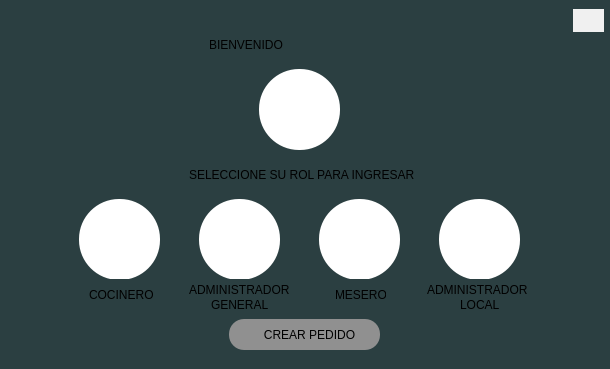
<?xml version="1.0" encoding="UTF-8"?>
<ui version="4.0">
 <class>Dialog</class>
 <widget class="QDialog" name="Dialog">
  <property name="geometry">
   <rect>
    <x>0</x>
    <y>0</y>
    <width>610</width>
    <height>369</height>
   </rect>
  </property>
  <property name="windowTitle">
   <string>Dialog</string>
  </property>
  <widget class="QWidget" name="widget" native="true">
   <property name="geometry">
    <rect>
     <x>-1</x>
     <y>-1</y>
     <width>611</width>
     <height>391</height>
    </rect>
   </property>
   <property name="styleSheet">
    <string notr="true">background-color: rgb(43, 63, 65);</string>
   </property>
   <widget class="QLabel" name="label">
    <property name="geometry">
     <rect>
      <x>210</x>
      <y>30</y>
      <width>191</width>
      <height>31</height>
     </rect>
    </property>
    <property name="styleSheet">
     <string notr="true">background-color: rgb(43, 63, 65);
font:  87 20pt &quot;Arial Black&quot;; color: &quot;white&quot; ;
</string>
    </property>
    <property name="text">
     <string>BIENVENIDO </string>
    </property>
   </widget>
   <widget class="QPushButton" name="btn_cocinero">
    <property name="geometry">
     <rect>
      <x>80</x>
      <y>200</y>
      <width>81</width>
      <height>81</height>
     </rect>
    </property>
    <property name="cursor">
     <cursorShape>PointingHandCursor</cursorShape>
    </property>
    <property name="styleSheet">
     <string notr="true">border-radius: 40px;
background-color: #fff;</string>
    </property>
    <property name="text">
     <string/>
    </property>
    <property name="icon">
     <iconset>
      <normaloff>../../../Imagenes proyecto/-chef.webp</normaloff>../../../Imagenes proyecto/-chef.webp</iconset>
    </property>
    <property name="iconSize">
     <size>
      <width>81</width>
      <height>81</height>
     </size>
    </property>
    <property name="default">
     <bool>false</bool>
    </property>
    <property name="flat">
     <bool>false</bool>
    </property>
   </widget>
   <widget class="QPushButton" name="btn_mesero">
    <property name="geometry">
     <rect>
      <x>320</x>
      <y>200</y>
      <width>81</width>
      <height>81</height>
     </rect>
    </property>
    <property name="cursor">
     <cursorShape>PointingHandCursor</cursorShape>
    </property>
    <property name="styleSheet">
     <string notr="true">border-radius: 40px;
background-color: rgb(255, 255, 255);</string>
    </property>
    <property name="text">
     <string/>
    </property>
    <property name="icon">
     <iconset>
      <normaloff>../../../meserodesign-185162735.png</normaloff>../../../meserodesign-185162735.png</iconset>
    </property>
    <property name="iconSize">
     <size>
      <width>111</width>
      <height>111</height>
     </size>
    </property>
    <property name="default">
     <bool>false</bool>
    </property>
    <property name="flat">
     <bool>false</bool>
    </property>
   </widget>
   <widget class="QPushButton" name="btn_adminLocal">
    <property name="geometry">
     <rect>
      <x>440</x>
      <y>200</y>
      <width>81</width>
      <height>81</height>
     </rect>
    </property>
    <property name="cursor">
     <cursorShape>PointingHandCursor</cursorShape>
    </property>
    <property name="styleSheet">
     <string notr="true">border-radius: 40px;
background-color: rgb(255, 255, 255);</string>
    </property>
    <property name="text">
     <string/>
    </property>
    <property name="icon">
     <iconset>
      <normaloff>../../../AL.png</normaloff>../../../AL.png</iconset>
    </property>
    <property name="iconSize">
     <size>
      <width>85</width>
      <height>100</height>
     </size>
    </property>
    <property name="default">
     <bool>false</bool>
    </property>
    <property name="flat">
     <bool>false</bool>
    </property>
   </widget>
   <widget class="QPushButton" name="btn_adminGeneral">
    <property name="geometry">
     <rect>
      <x>200</x>
      <y>200</y>
      <width>81</width>
      <height>81</height>
     </rect>
    </property>
    <property name="cursor">
     <cursorShape>PointingHandCursor</cursorShape>
    </property>
    <property name="styleSheet">
     <string notr="true">border-radius: 40px;
background-color: rgb(255, 255, 255);</string>
    </property>
    <property name="text">
     <string/>
    </property>
    <property name="icon">
     <iconset>
      <normaloff>../../../imagen.png</normaloff>../../../imagen.png</iconset>
    </property>
    <property name="iconSize">
     <size>
      <width>92</width>
      <height>82</height>
     </size>
    </property>
    <property name="default">
     <bool>false</bool>
    </property>
    <property name="flat">
     <bool>false</bool>
    </property>
   </widget>
   <widget class="QPushButton" name="btn_logo">
    <property name="geometry">
     <rect>
      <x>260</x>
      <y>70</y>
      <width>81</width>
      <height>81</height>
     </rect>
    </property>
    <property name="styleSheet">
     <string notr="true">border-radius: 40px;
background-color: rgb(255, 255, 255);</string>
    </property>
    <property name="text">
     <string/>
    </property>
    <property name="icon">
     <iconset>
      <normaloff>../../../logoalfafood.png</normaloff>../../../logoalfafood.png</iconset>
    </property>
    <property name="iconSize">
     <size>
      <width>111</width>
      <height>111</height>
     </size>
    </property>
    <property name="default">
     <bool>false</bool>
    </property>
    <property name="flat">
     <bool>false</bool>
    </property>
   </widget>
   <widget class="QLabel" name="label_2">
    <property name="geometry">
     <rect>
      <x>190</x>
      <y>160</y>
      <width>241</width>
      <height>31</height>
     </rect>
    </property>
    <property name="styleSheet">
     <string notr="true">background-color: rgb(43, 63, 65);
font:  8 8pt &quot;Arial Black&quot;; color: &quot;white&quot; ;
</string>
    </property>
    <property name="text">
     <string>SELECCIONE SU ROL PARA INGRESAR </string>
    </property>
   </widget>
   <widget class="QLabel" name="label_3">
    <property name="geometry">
     <rect>
      <x>90</x>
      <y>280</y>
      <width>71</width>
      <height>31</height>
     </rect>
    </property>
    <property name="styleSheet">
     <string notr="true">background-color: rgb(43, 63, 65);
font:  8 8pt &quot;Arial Black&quot;; color: &quot;white&quot; ;
</string>
    </property>
    <property name="text">
     <string>COCINERO</string>
    </property>
   </widget>
   <widget class="QLabel" name="label_4">
    <property name="geometry">
     <rect>
      <x>190</x>
      <y>280</y>
      <width>111</width>
      <height>21</height>
     </rect>
    </property>
    <property name="styleSheet">
     <string notr="true">background-color: rgb(43, 63, 65);
font:  8 8pt &quot;Arial Black&quot;; color: &quot;white&quot; ;
</string>
    </property>
    <property name="text">
     <string>ADMINISTRADOR </string>
    </property>
   </widget>
   <widget class="QLabel" name="label_5">
    <property name="geometry">
     <rect>
      <x>212</x>
      <y>295</y>
      <width>61</width>
      <height>21</height>
     </rect>
    </property>
    <property name="styleSheet">
     <string notr="true">background-color: rgb(43, 63, 65);
font:  8 8pt &quot;Arial Black&quot;; color: &quot;white&quot; ;
</string>
    </property>
    <property name="text">
     <string>GENERAL</string>
    </property>
   </widget>
   <widget class="QLabel" name="label_6">
    <property name="geometry">
     <rect>
      <x>336</x>
      <y>280</y>
      <width>51</width>
      <height>31</height>
     </rect>
    </property>
    <property name="styleSheet">
     <string notr="true">background-color: rgb(43, 63, 65);
font:  8 8pt &quot;Arial Black&quot;; color: &quot;white&quot; ;
</string>
    </property>
    <property name="text">
     <string>MESERO</string>
    </property>
   </widget>
   <widget class="QLabel" name="label_7">
    <property name="geometry">
     <rect>
      <x>428</x>
      <y>280</y>
      <width>111</width>
      <height>21</height>
     </rect>
    </property>
    <property name="styleSheet">
     <string notr="true">background-color: rgb(43, 63, 65);
font:  8 8pt &quot;Arial Black&quot;; color: &quot;white&quot; ;
</string>
    </property>
    <property name="text">
     <string>ADMINISTRADOR </string>
    </property>
   </widget>
   <widget class="QLabel" name="label_8">
    <property name="geometry">
     <rect>
      <x>461</x>
      <y>295</y>
      <width>41</width>
      <height>21</height>
     </rect>
    </property>
    <property name="styleSheet">
     <string notr="true">background-color: rgb(43, 63, 65);
font:  8 8pt &quot;Arial Black&quot;; color: &quot;white&quot; ;
</string>
    </property>
    <property name="text">
     <string>LOCAL</string>
    </property>
   </widget>
   <widget class="QPushButton" name="btn_pedido">
    <property name="geometry">
     <rect>
      <x>230</x>
      <y>320</y>
      <width>151</width>
      <height>31</height>
     </rect>
    </property>
    <property name="styleSheet">
     <string notr="true">border-radius: 15px;
font: 87 8pt &quot;Arial Black&quot;; Color: &quot;white&quot;;
background-color: rgb(144, 144, 144);</string>
    </property>
    <property name="text">
     <string>   CREAR PEDIDO</string>
    </property>
    <property name="icon">
     <iconset>
      <normaloff>../../../Imagenes proyecto/simbolomas.svg</normaloff>../../../Imagenes proyecto/simbolomas.svg</iconset>
    </property>
    <property name="iconSize">
     <size>
      <width>22</width>
      <height>71</height>
     </size>
    </property>
    <property name="default">
     <bool>false</bool>
    </property>
    <property name="flat">
     <bool>false</bool>
    </property>
   </widget>
   <widget class="QPushButton" name="btn_cerrar">
    <property name="geometry">
     <rect>
      <x>574</x>
      <y>10</y>
      <width>31</width>
      <height>23</height>
     </rect>
    </property>
    <property name="styleSheet">
     <string notr="true">background-color: #F0F0F0;
border-radius: 20px;</string>
    </property>
    <property name="text">
     <string/>
    </property>
   </widget>
  </widget>
 </widget>
 <resources/>
 <connections/>
</ui>
